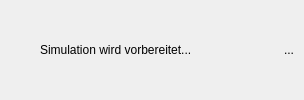
     <widget class="QWidget" name="pgePreparation">
      <layout class="QHBoxLayout" name="horizontalLayout_2">
       <property name="leftMargin">
        <number>0</number>
       </property>
       <property name="topMargin">
        <number>0</number>
       </property>
       <property name="rightMargin">
        <number>0</number>
       </property>
       <property name="bottomMargin">
        <number>0</number>
       </property>
       <item>
        <spacer name="horizontalSpacer_5">
         <property name="orientation">
          <enum>Qt::Orientation::Horizontal</enum>
         </property>
         <property name="sizeHint" stdset="0">
          <size>
           <width>40</width>
           <height>20</height>
          </size>
         </property>
        </spacer>
       </item>
       <item>
        <widget class="QLabel" name="label_13">
         <property name="minimumSize">
          <size>
           <width>0</width>
           <height>0</height>
          </size>
         </property>
         <property name="text">
          <string>Simulation wird vorbereitet...</string>
         </property>
        </widget>
       </item>
       <item>
        <widget class="FileCheckIcon" name="lblPreparationLoading">
         <property name="minimumSize">
          <size>
           <width>30</width>
           <height>30</height>
          </size>
         </property>
         <property name="maximumSize">
          <size>
           <width>30</width>
           <height>30</height>
          </size>
         </property>
         <property name="text">
          <string/>
         </property>
         <property name="pixmap">
          <pixmap resource="../../resources.qrc">:/LoadDiagnosticsTab/img/loading.gif</pixmap>
         </property>
         <property name="scaledContents">
          <bool>true</bool>
         </property>
        </widget>
       </item>
       <item>
        <spacer name="horizontalSpacer_13">
         <property name="orientation">
          <enum>Qt::Orientation::Horizontal</enum>
         </property>
         <property name="sizeHint" stdset="0">
          <size>
           <width>40</width>
           <height>20</height>
          </size>
         </property>
        </spacer>
       </item>
       <item>
        <widget class="QToolButton" name="btnAbortPreparation">
         <property name="minimumSize">
          <size>
           <width>30</width>
           <height>30</height>
          </size>
         </property>
         <property name="maximumSize">
          <size>
           <width>30</width>
           <height>30</height>
          </size>
         </property>
         <property name="text">
          <string>...</string>
         </property>
         <property name="icon">
          <iconset resource="../../resources.qrc">
           <normaloff>:/LoadDiagnosticsTab/img/corrupted.png</normaloff>:/LoadDiagnosticsTab/img/corrupted.png</iconset>
         </property>
         <property name="iconSize">
          <size>
           <width>24</width>
           <height>24</height>
          </size>
         </property>
         <property name="autoRaise">
          <bool>true</bool>
         </property>
        </widget>
       </item>
      </layout>
     </widget>
